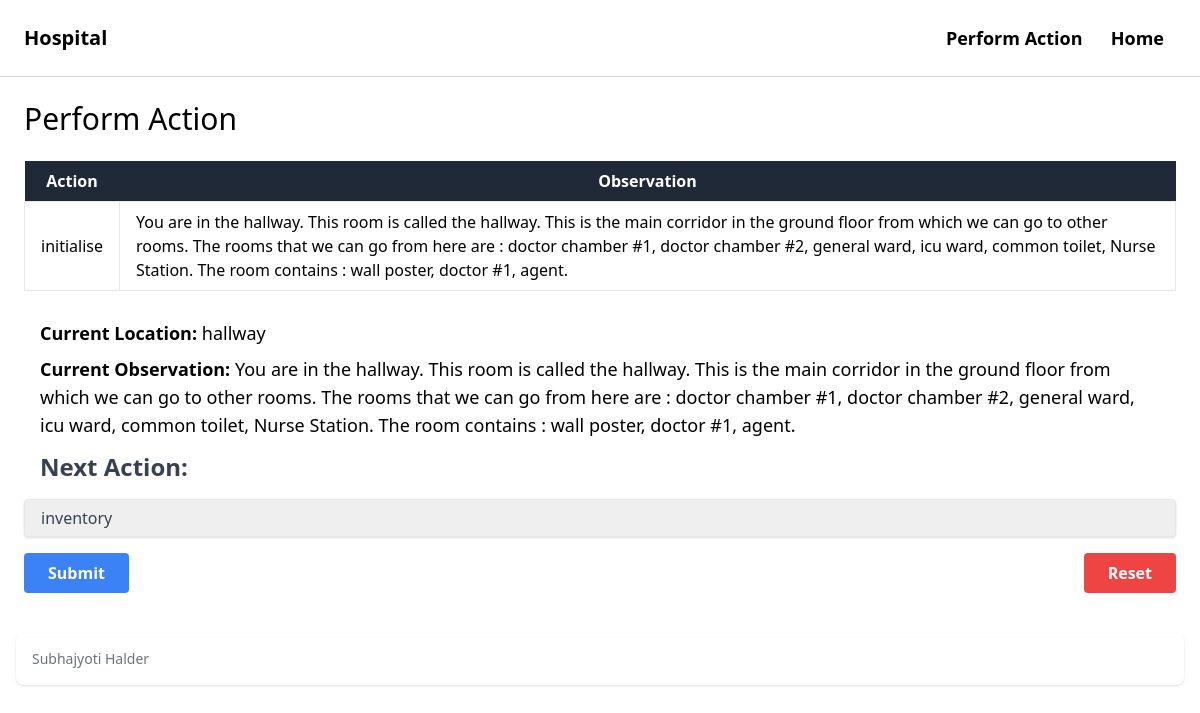
Screenshot of /hospital/performAction/ with the database file from the repository.
### hospital/models.py (models this page shows, shortened)
class actionHistory(models.Model):
    action = models.CharField(max_length=100)
    observation = models.CharField(max_length=500)
    class Meta:
        verbose_name_plural = "Action Histories"

### hospital/views.py (the view)
@csrf_exempt
def performAction(request):
    pastActions = []
    cmds = []
    history = actionHistory.objects.all()
    for action in history:
        pastActions.append({
            'action': action.action,
            'observation': action.observation
        })
        cmds.append(action.action)
    game = Game()
    nextAct = game.start(cmds)
    if request.method == 'POST':
        form = performActionForm(request.POST)
        if form.is_valid():
            res = form.save(commit=False)
            cmds.append(res.action)
            game = Game()
            nextAct = game.start(cmds)
            actionHistory.objects.create(action=res.action, observation=nextAct['observation'])
            return redirect('performAction')
        else:
            return HttpResponse(form.errors.as_json())
    else:
        form = performActionForm()
    return render(request, 'hospital/performAction.html', {
        'form': form,
        'title': 'Perform Action',
        'pastActions': pastActions,
        'nextAction': nextAct,
    })

### hospital/forms.py
class performActionForm(forms.ModelForm):
    class Meta:
        model = actionHistory
        fields = ('action', 'observation')
        fields = ['action']

### hospital/env_world.py (called while the page is built)
    def connect_room(self, room):
        if room not in self.connected_rooms:
            self.connected_rooms.append(room)
            room.connected_rooms.append(self)  # Bidirectional connection
            self.connected_room_names[room.name] = room

    def get_details(self):
        obs = self.description
        rooms = [i.name for i in self.connected_rooms]
        obs += f"The rooms that we can go from here are : {', '.join(rooms)}. "
        items = [i.name for i in self.items]
        obs += f"The room contains : {', '.join(items)}."
        return obs

    def add_item(self, item):
        self.items.append(item)
        self.item_names[item.name] = item

    def add_action(self, action_name):
        self.actions.append(action_name)

    def get_actions(self):
        for action in self.actions:
            if action == "examine":
                for item in self.items:
                    self.act_space.append(f"examine {item.name}")
            elif action == "go to":
                for room in self.connected_rooms:
                    self.act_space.append(f"go to {room.name}")
            elif action == "collect":
                for item in self.items:
                    if item.is_static==False:  # Check for movable objects
                        self.act_space.append(f"collect {item.name}")
            else:
                self.act_space.append(action)
        return self.act_space

    def add_item(self, item):
        self.contains.append(item)

### hospital/templates/hospital/performAction.html (shortened to what this page needs)
{% extends 'hospital/base.html' %}
{% block content %}
    <h1 class="mb-6 text-3xl">{{ title }}</h1>
    <table class="table-auto">
        <thead>
            <tr class="bg-gray-800 text-white">
                <th class="px-4 py-2">Action</th>
                <th class="px-4 py-2">Observation</th>
            </tr>
        </thead>
        <tbody>
            {% for action in pastActions %}
                <tr class="even:bg-gray-100 odd:bg-white">
                    <td class="border px-4 py-2">{{ action.action }}</td>
                    <td class="border px-4 py-2">{{ action.observation }}</td>
                </tr>
            {% endfor %}
        </tbody>
    </table>
    <div class="mt-6">
        <p class="text-lg px-4 py-1"> <b>Current Location:</b> {{ nextAction.current_location }}</p>
        <p class="text-lg px-4 py-1"> <b>Current Observation:</b> {{ nextAction.observation }}</p>
    </div>
    <form id="getNextAction" action="." method="post" enctype="multipart/form-data">
        <div class="mb-4">
            <label for="id_action" class="px-4 py-2 block text-gray-700 text-2xl font-bold mb-2">Next Action:</label>
            <select name="action" id="id_action" class="px-4 py-2 shadow appearance-none border rounded w-full py-2 px-3 text-gray-700 leading-tight focus:outline-none focus:shadow-outline">
                {% for action in nextAction.action_space %}
                    <option value="{{ action }}">{{ action }}</option>
                {% endfor %}
            </select>
        </div>
        <div class="flex items-center justify-between">
            <button class="bg-blue-500 hover:bg-blue-700 text-white font-bold py-2 px-6 rounded focus:outline-none focus:shadow-outline" type="submit">
                Submit
            </button>
            <button
                class="bg-red-500 hover:bg-red-700 text-white font-bold py-2 px-6 rounded focus:outline-none focus:shadow-outline" type="reset"
                onclick="location.href='{% url 'hospitalReset' %}'"
            >
                Reset
            </button>
        </div>
    </form>
{% endblock %}

### hospital/templates/hospital/base.html (shortened to what this page needs)
<!DOCTYPE html>
<html>
<head>
    <script src="https://cdn.tailwindcss.com"></script>
</head>
<body>
    <nav class="py-6 px-6 flex justify-between items-center border-b border-gray-300">
        <a href="#" class="text-xl font-semibold">Hospital</a>
        <div class=""space-x-6>
            <a href="{% url 'hospitalReset' %}" class="px-3 text-lg font-semibold hover:text-gray-500">Perform Action</a>
            <a href="{% url 'index' %}" class="px-3 text-lg font-semibold hover:text-gray-500">Home</a>
        </div>
    </nav>
    <div class='px-6 py-6'>
        {% block content %}
        {% endblock %}
    </div>
    <footer class="bg-white rounded-lg shadow m-4 dark:bg-gray-800">
        <div class="w-full mx-auto max-w-screen-xl p-4 md:flex md:items-center md:justify-between">
            <span class="flex flex-wrap items-center mt-3 text-sm font-medium text-gray-500 dark:text-gray-400 sm:mt-0">
                <a href="http://cse.iitkgp.ac.in/~subhajyoti.halder/" class="hover:underline me-4 md:me-6" target="_blank">Subhajyoti Halder</a>
            </span>
        </div>
    </footer>
</body>
</html>

### rows the page displays
actionHistory: action "initialise", observation "You are in the hallway. This room is called the hallway. This is the main corridor in the ground floor from which we can go to other rooms. The rooms that we can go from here are : doctor chamber #1, doctor chamber #2, general ward, icu ward, common toilet, Nurse Station. The room contains : wall poster, doctor #1, agent.", observation "You are in the hallway. This room is called the hallway. This is the main corridor in the ground floor from which we can go to other rooms. The rooms that we can go from here are : doctor chamber #1, doctor chamber #2, general ward, icu ward, common toilet, Nurse Station. The room contains : wall poster, doctor #1, agent."

### other values shown
{{ title }} "Perform Action"
{{ nextAction.current_location }} "hallway"
form field action "inventory"
